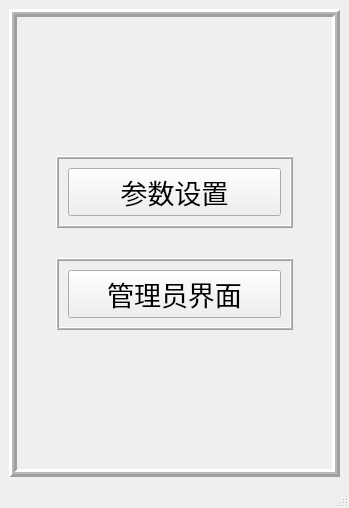
<?xml version="1.0" encoding="UTF-8"?>
<ui version="4.0">
 <class>ChooseWindow</class>
 <widget class="QMainWindow" name="ChooseWindow">
  <property name="geometry">
   <rect>
    <x>0</x>
    <y>0</y>
    <width>349</width>
    <height>508</height>
   </rect>
  </property>
  <property name="windowTitle">
   <string>MainWindow</string>
  </property>
  <widget class="QWidget" name="centralwidget">
   <layout class="QGridLayout" name="gridLayout">
    <item row="0" column="0">
     <widget class="QFrame" name="frame">
      <property name="frameShape">
       <enum>QFrame::Box</enum>
      </property>
      <property name="frameShadow">
       <enum>QFrame::Raised</enum>
      </property>
      <property name="lineWidth">
       <number>3</number>
      </property>
      <property name="midLineWidth">
       <number>2</number>
      </property>
      <layout class="QGridLayout" name="gridLayout_5">
       <item row="0" column="0">
        <layout class="QHBoxLayout" name="horizontalLayout" stretch="1,8,1">
         <item>
          <spacer name="horizontalSpacer">
           <property name="orientation">
            <enum>Qt::Horizontal</enum>
           </property>
           <property name="sizeHint" stdset="0">
            <size>
             <width>40</width>
             <height>20</height>
            </size>
           </property>
          </spacer>
         </item>
         <item>
          <layout class="QVBoxLayout" name="verticalLayout_2" stretch="6,8,6">
           <item>
            <spacer name="verticalSpacer_3">
             <property name="orientation">
              <enum>Qt::Vertical</enum>
             </property>
             <property name="sizeHint" stdset="0">
              <size>
               <width>20</width>
               <height>40</height>
              </size>
             </property>
            </spacer>
           </item>
           <item>
            <layout class="QVBoxLayout" name="verticalLayout">
             <item>
              <widget class="QFrame" name="frame_2">
               <property name="frameShape">
                <enum>QFrame::Box</enum>
               </property>
               <property name="frameShadow">
                <enum>QFrame::Raised</enum>
               </property>
               <property name="midLineWidth">
                <number>1</number>
               </property>
               <layout class="QGridLayout" name="gridLayout_2">
                <item row="0" column="0">
                 <widget class="QPushButton" name="pushButton">
                  <property name="font">
                   <font>
                    <family>华文楷体</family>
                    <pointsize>20</pointsize>
                   </font>
                  </property>
                  <property name="text">
                   <string>参数设置</string>
                  </property>
                 </widget>
                </item>
               </layout>
              </widget>
             </item>
             <item>
              <spacer name="verticalSpacer">
               <property name="orientation">
                <enum>Qt::Vertical</enum>
               </property>
               <property name="sizeHint" stdset="0">
                <size>
                 <width>20</width>
                 <height>40</height>
                </size>
               </property>
              </spacer>
             </item>
             <item>
              <widget class="QFrame" name="frame_3">
               <property name="frameShape">
                <enum>QFrame::Box</enum>
               </property>
               <property name="frameShadow">
                <enum>QFrame::Raised</enum>
               </property>
               <property name="midLineWidth">
                <number>1</number>
               </property>
               <layout class="QGridLayout" name="gridLayout_4">
                <item row="0" column="0">
                 <widget class="QPushButton" name="pushButton_2">
                  <property name="font">
                   <font>
                    <family>华文楷体</family>
                    <pointsize>20</pointsize>
                   </font>
                  </property>
                  <property name="text">
                   <string>管理员界面</string>
                  </property>
                 </widget>
                </item>
               </layout>
              </widget>
             </item>
            </layout>
           </item>
           <item>
            <spacer name="verticalSpacer_4">
             <property name="orientation">
              <enum>Qt::Vertical</enum>
             </property>
             <property name="sizeHint" stdset="0">
              <size>
               <width>20</width>
               <height>40</height>
              </size>
             </property>
            </spacer>
           </item>
          </layout>
         </item>
         <item>
          <spacer name="horizontalSpacer_2">
           <property name="orientation">
            <enum>Qt::Horizontal</enum>
           </property>
           <property name="sizeHint" stdset="0">
            <size>
             <width>40</width>
             <height>20</height>
            </size>
           </property>
          </spacer>
         </item>
        </layout>
       </item>
      </layout>
     </widget>
    </item>
   </layout>
  </widget>
  <widget class="QMenuBar" name="menubar">
   <property name="geometry">
    <rect>
     <x>0</x>
     <y>0</y>
     <width>349</width>
     <height>20</height>
    </rect>
   </property>
  </widget>
  <widget class="QStatusBar" name="statusbar"/>
 </widget>
 <resources/>
 <connections/>
</ui>
